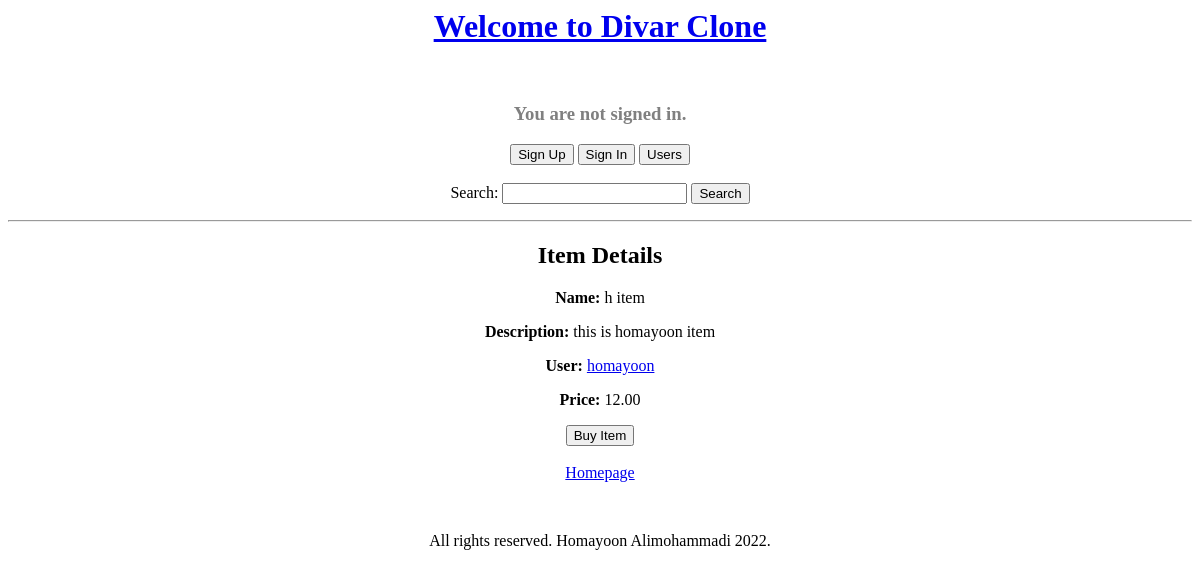
/items/5/, run on an earlier commit of the app's database.
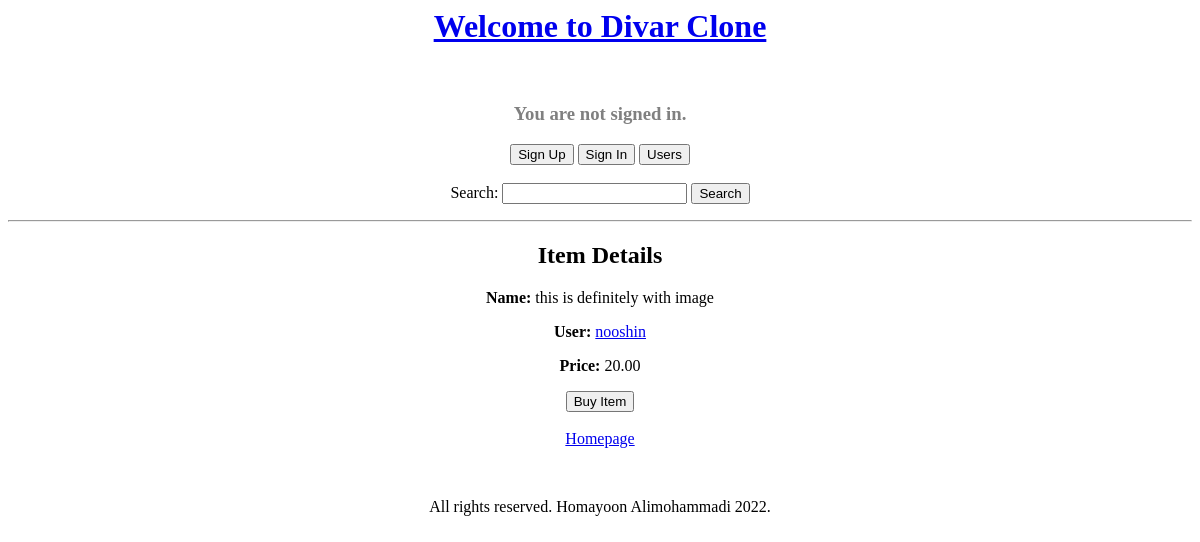
And on a later commit of the database.
### core/models.py (models this page shows, shortened)
class Item(models.Model):
    name = models.CharField(max_length=128)
    description = models.TextField(max_length=1024, null=True, blank=True)
    price = models.DecimalField(max_digits=10, decimal_places=2)
    image = models.ImageField(upload_to="items/", null=True, blank=True)
    user = models.ForeignKey(User, related_name="items", on_delete=models.CASCADE)

### core/views.py (the view)
# urls.py: path("<int:item_id>/", views.item_details_view, name="item_details"),
def item_details_view(request, item_id: int):
    item = get_object_or_404(Item, pk=item_id)
    context = {"item": item}
    return render(request, "item_details.html", context=context)

### templates/item_details.html (shortened to what this page needs)
{% extends "layout.html" %}
    {% block body %}
    <div>
        <h2>Item Details</h2>
        <p><b>Name:</b> {{item.name}}</p>
        {% if item.description %}
            <p><b>Description:</b> {{item.description}}</p>
        {% endif %}
        <p><b>User:</b> <a href={% url 'core:user_details' item.user.pk %}>{{item.user}}</a></p>
        <p><b>Price:</b> {{item.price}}</p>
        {% if request.user == item.user %}
            <a href={% url 'core:item_delete' item.pk %}><button type='button'>Delete Item</button></a>
        {% else %}
            <a href={% url 'core:item_buy' item.pk %}><button type='button'>Buy Item</button></a>
        {% endif %}
    </div>
    <br/>
    <a href={% url 'core:index' %}>Homepage</a>
    {% endblock %}

### templates/layout.html (shortened to what this page needs)
<!DOCTYPE html>
<head>
</head>
<body>
    <div style="text-align: center">
        <a href={% url 'core:index' %}><h1 class="heading">Welcome to Divar Clone</h1></a><br/>
        {% if request.user.is_authenticated %}
            <h3 style="color:cyan">Hello {{request.user.username}}</h3>
            <a href={% url 'core:user_logout' %}>
                <button>Logout</button>
            </a>
            <a href={% url 'core:item_create' %}><button type="button">Create Item</button></a>
            <a href={% url 'core:user_details' user.pk %}><button type="button">My Profile</button></a>
        {% else %}
            <h3 style="color:gray">You are not signed in.</h3>
        {% endif %}
        {% if request.user.is_authenticated %}
        {% else %}
            <a href={% url 'core:user_register' %}><button type="button">Sign Up</button></a>
            <a href={% url 'core:user_login' %}><button type="button">Sign In</button></a>
        {% endif %}
        <a href={% url 'core:user_list' %}><button type="button">Users</button></a>
        <br/><br/>
        <form action={% url 'core:index' %} method="post">
            Search: <input name="q" type="text" />
            <button type="submit">Search</button>
        </form>
        <hr>
        <div>
            {% block body %}
            {% endblock %}
        </div>
        <div style="margin-top: 50px; margin-bottom: 100px">
            All rights reserved. Homayoon Alimohammadi 2022.
        </div>
    </div>
</body>

### templates/layout.html (style rules this page uses)
.heading { text-decoration: none; }

What changed in the data, as far as the page shows it:
changed Item: name "h item" → "this is definitely with image"; user "homayoon" → "nooshin"; price "12.00" → "20.00"; description "this is homayoon item" → (not shown)
Also different on the page:
text no longer shown: "Description:"
